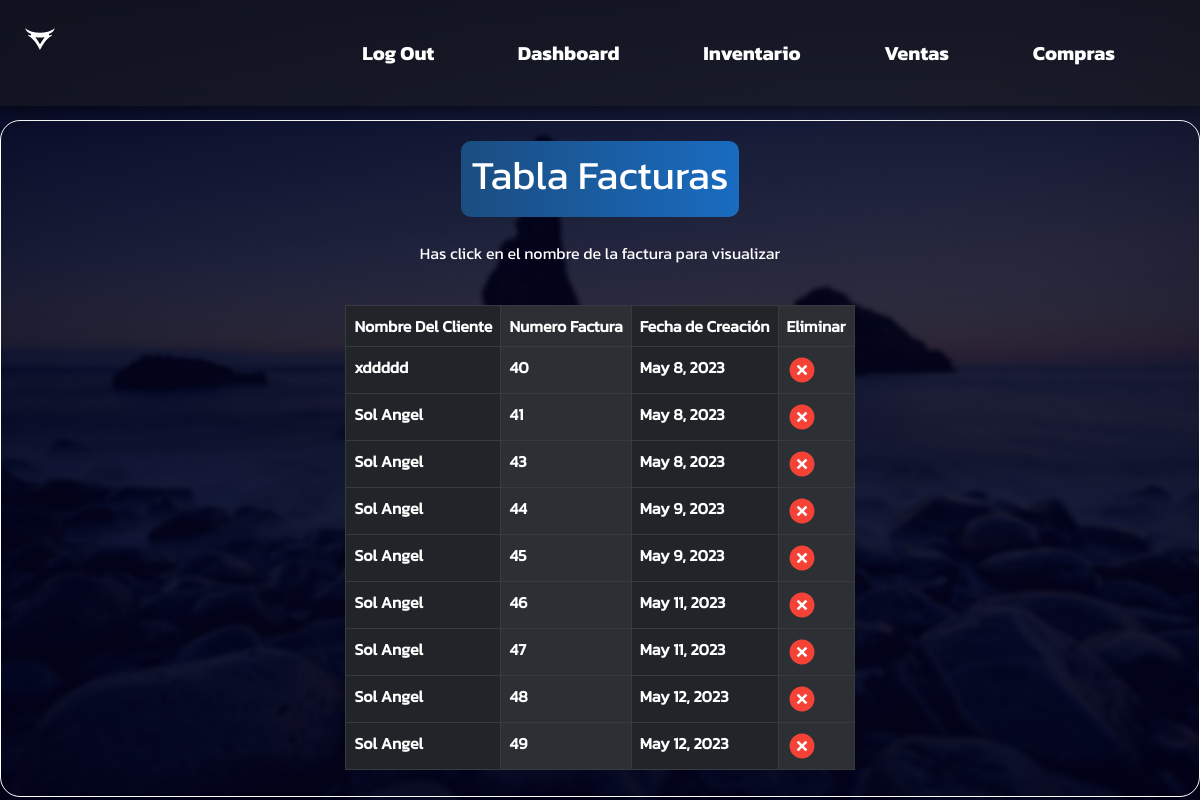
The app's page /ventas/factura (signed in), older data.
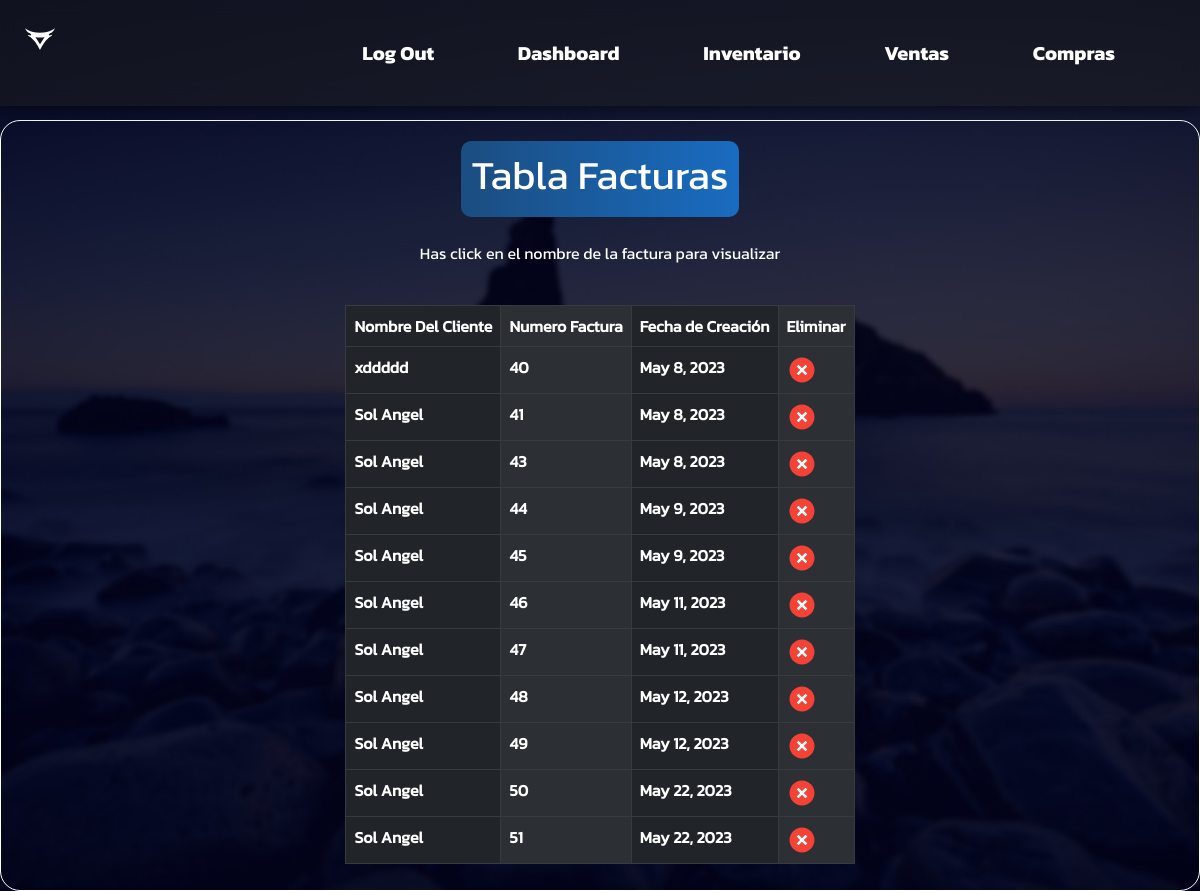
The same page, newer data.
### ventas/models.py (models this page shows, shortened)
class Factura(models.Model):
    id_cliente = models.ForeignKey(Cliente, on_delete=models.CASCADE,to_field="id")
    numero_factura = models.AutoField(primary_key=True)
    fecha_creacion = models.DateField( default=timezone.now)
    monto = models.IntegerField(default=0)
    usuario = models.CharField(default="No User Data",max_length=150)
    documento = models.FileField(null=True, upload_to='documents/facturas')
    forma_de_pago = models.ForeignKey(FormasDePago, on_delete=models.CASCADE, to_field="forma", default=1)

class Cliente(models.Model):
    id = models.AutoField(primary_key=True)
    nombre= models.CharField(max_length=255)
    ci_rif = models.IntegerField(default=0)

### ventas/views.py (the view)
# urls.py: path('factura', views.facturas, name="facturas"),
@login_required
def facturas(request):
    facturas = Factura.objects.all()
    return render(request, "facturas.html", {"facturas":facturas})

### ventas/templates/facturas.html (shortened to what this page needs)
{% extends 'base_sesion2.html' %}
{% load static %}
{% block content %}
<link rel="stylesheet" href="{% static 'css/items.css' %}">
<link rel="stylesheet" href="{% static 'css/bootstrap.min.css' %}">
<link rel="stylesheet" href="{% static 'css/dataTables.bootstrap5.min.css' %}">
    <div class="tablaFacturas">
        <label class="Titulo c2">
            <h1>Tabla Facturas</h1>
        </label>
        <br>
        <p>Has click en el nombre de la factura para visualizar</p>
        <br>
        <div class="table-responsive-sm ">
            <table class="table  table-dark table-striped-columns table-bordered" id="tabla-prod">
                <thead>
                    <tr>
                        <th class="centrado">Nombre Del Cliente</th>
                        <th class="centrado">Numero Factura</th>
                        <th class="centrado">Fecha de Creación</th>
                        <th class="centrado">Eliminar</th>
                    </tr>
                </thead>
                <tbody>
                    {% for factura in facturas %}
                    <tr>
                        <th><a href="{% url 'getfactura' factura.numero_factura%}">{{factura.id_cliente.nombre}}</a></th>
                        <th><a href="{% url 'getfactura' factura.numero_factura%}">{{factura.numero_factura}}</a></th>
                        <th><a href="{% url 'getfactura' factura.numero_factura%}">{{factura.fecha_creacion}}</a></th>
                        <th><a href=""> <img src="{% static 'img/eliminar.svg'%}"></a></th>
                    </tr>
                    {% endfor %}
                </tbody>
            </table>
        </div>
    </div>
{% endblock %}

### items/templates/base_sesion2.html (shortened to what this page needs)
{% load static %}
<html lang="es">
<head>
  <link rel="stylesheet" href="{% static 'css/nav.css' %}">
</head>
<body>
  <div class="container-nav">
    <nav class="navbar">
      <div class="logo"> <img src="{% static 'img/logo.svg' %}" alt=""></div>
      <div class="links-group1" >
        <ul class="navbar-links">
          <li><a href="/logout">Log Out</a></li>
          <li><a href="/dashboard">Dashboard</a></li>
          <li><a href="/items">Inventario</a></li>
          <li><a href="/ventas">Ventas</a></li>
          <li><a href="/compras">Compras</a></li>
        </ul>
      </div>
    </nav>
  </div>
  {% block content%}
  {% endblock %}
</body>
</html>

### static/css/nav.css (style rules this page uses)
* { margin: 0; padding: 0; box-sizing: border-box; font-family: 'Kanit'; }
body { background-image: url("../img/background.jpg"); background-repeat: no-repeat; background-attachment: fixed; background-position: center; background-size: cover; }
.container-nav { z-index: 2; position: fixed; top: 0; left: 0; width: 100%; padding: 20px 25px; background: #1d1d1d85; box-shadow: 0px 0px 20px 0px #000000b0; backdrop-filter: blur(10px); }
.logo { width: 50px; height: 50px; transition: all 0.3s; }
.navbar { display: flex; align-content: center; justify-content: space-between; }
.navbar-links { list-style: none; margin: 0 20px; }
.navbar-links li { background-color: #20202000; display: inline-block; padding: 5px 20px; margin: 0 20px; border-radius: 5px; }
.navbar-links a { text-decoration: none; font-size: 20px; color: white; font-family: 'Kanit-Bold'; }

### static/css/items.css (style rules this page uses)
.tablaFacturas { display: flex; margin-top: 120px; width: auto; height: auto; flex-direction: column; color: white; border: 1px solid #fff; border-radius: 20px; overflow: hidden; align-items: center; justify-content: flex-start; padding: 10px; }
.Titulo { margin-top: 10px; background: rgb(27,128,119); background: linear-gradient(90deg, rgba(27,128,119,1) 0%, rgba(3,176,161,1) 100%); padding: 10px; border-radius: 10px; }
th a { text-decoration: none !important; color: white !important; }
.c2 { background: rgb(27,77,128); background: linear-gradient(90deg, rgba(27,77,128,1) 0%, rgba(25,108,193,1) 100%); }
.centrado { align-items: center !important; vertical-align: middle !important; }
img { width: 30px !important; }

Row changes from the older to the newer data that the page shows:
added Factura: id_cliente.nombre "Sol Angel", numero_factura "50", fecha_creacion "May 22, 2023"
added Factura: id_cliente.nombre "Sol Angel", numero_factura "51", fecha_creacion "May 22, 2023"
